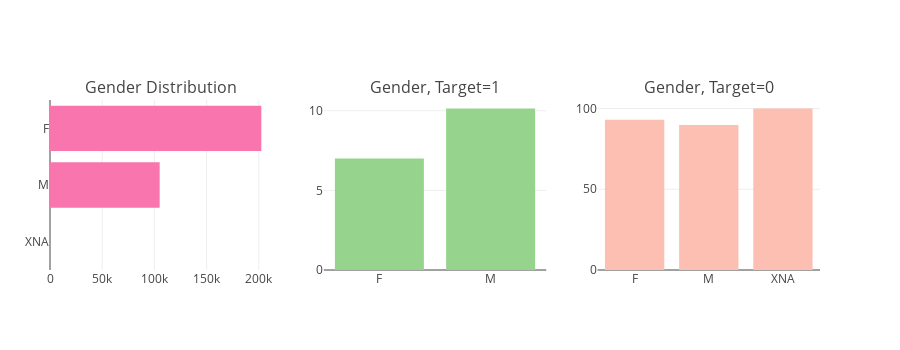

Notebook code cell kept with this figure:
### Markdown cell above
> The target variable is slightly imbalance with the majority of loans has the target equals to 0 which indicates that individuals did not had any problems in paying installments in given time. There are about 91% loans which is equal to about 282K with target = 0, While only 9% of the total loans (about 24K applicants) in this dataset involved the applicants having problems in repaying the loan / making installments.  

### <a href="2.3">2.3 Gender Type of Applicants </a>

### Code cell
tr0 = bar_hor(app_train, "CODE_GENDER", "Distribution of CODE_GENDER Variable" ,"#f975ae", w=700, lm=100, return_trace= True)
tr1, tr2 = gp('CODE_GENDER', 'Distribution of Target with Applicant Gender')

fig = tools.make_subplots(rows=1, cols=3, print_grid=False, subplot_titles = ["Gender Distribution" , "Gender, Target=1" ,"Gender, Target=0"])
fig.append_trace(tr0, 1, 1);
fig.append_trace(tr1, 1, 2);
fig.append_trace(tr2, 1, 3);
fig['layout'].update(height=350, showlegend=False, margin=dict(l=50));
iplot(fig);

### Figure 1 — Plotly figure (JSON) as saved in the notebook; plotly's stock layout.template omitted (floating-point values rounded to 4 significant figures)
{"data": [{"marker": {"color": "#f975ae"}, "orientation": "h", "type": "bar", "uid": "2bfd397a-959c-11e8-b8ca-343dc4786be4", "x": [4, 105059, 202448], "xaxis": "x", "y": ["XNA", "M", "F"], "yaxis": "y"}, {"marker": {"color": "#96D38C"}, "name": "Target : 1", "type": "bar", "uid": "2bfd397b-959c-11e8-abb6-343dc4786be4", "x": ["F", "M"], "xaxis": "x2", "y": [6.999, 10.14], "yaxis": "y2"}, {"marker": {"color": "#FEBFB3"}, "name": "Target : 0", "type": "bar", "uid": "2bfd397c-959c-11e8-b6e0-343dc4786be4", "x": ["F", "M", "XNA"], "xaxis": "x3", "y": [93.0, 89.86, 100], "yaxis": "y3"}], "layout": {"annotations": [{"font": {"size": 16}, "showarrow": false, "text": "Gender Distribution", "x": 0.1444, "xanchor": "center", "xref": "paper", "y": 1, "yanchor": "bottom", "yref": "paper"}, {"font": {"size": 16}, "showarrow": false, "text": "Gender, Target=1", "x": 0.5, "xanchor": "center", "xref": "paper", "y": 1, "yanchor": "bottom", "yref": "paper"}, {"font": {"size": 16}, "showarrow": false, "text": "Gender, Target=0", "x": 0.8556, "xanchor": "center", "xref": "paper", "y": 1, "yanchor": "bottom", "yref": "paper"}], "height": 350, "margin": {"l": 50}, "showlegend": false, "xaxis": {"anchor": "y", "domain": [0, 0.2889]}, "xaxis2": {"anchor": "y2", "domain": [0.3556, 0.6444]}, "xaxis3": {"anchor": "y3", "domain": [0.7111, 1]}, "yaxis": {"anchor": "x", "domain": [0, 1]}, "yaxis2": {"anchor": "x2", "domain": [0, 1]}, "yaxis3": {"anchor": "x3", "domain": [0, 1]}}}
